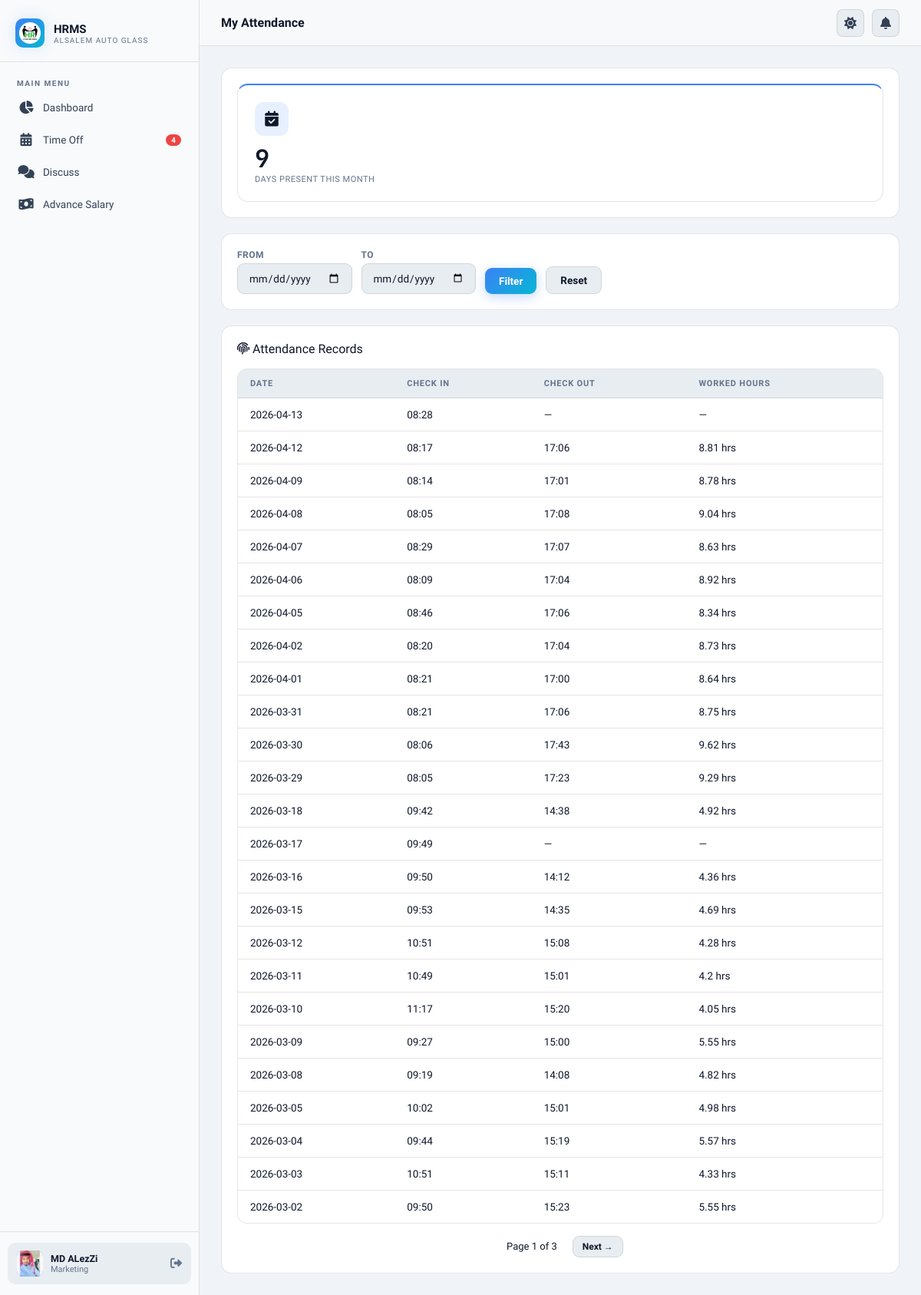
Before: /my-attendance/ (signed in) with the older database file.
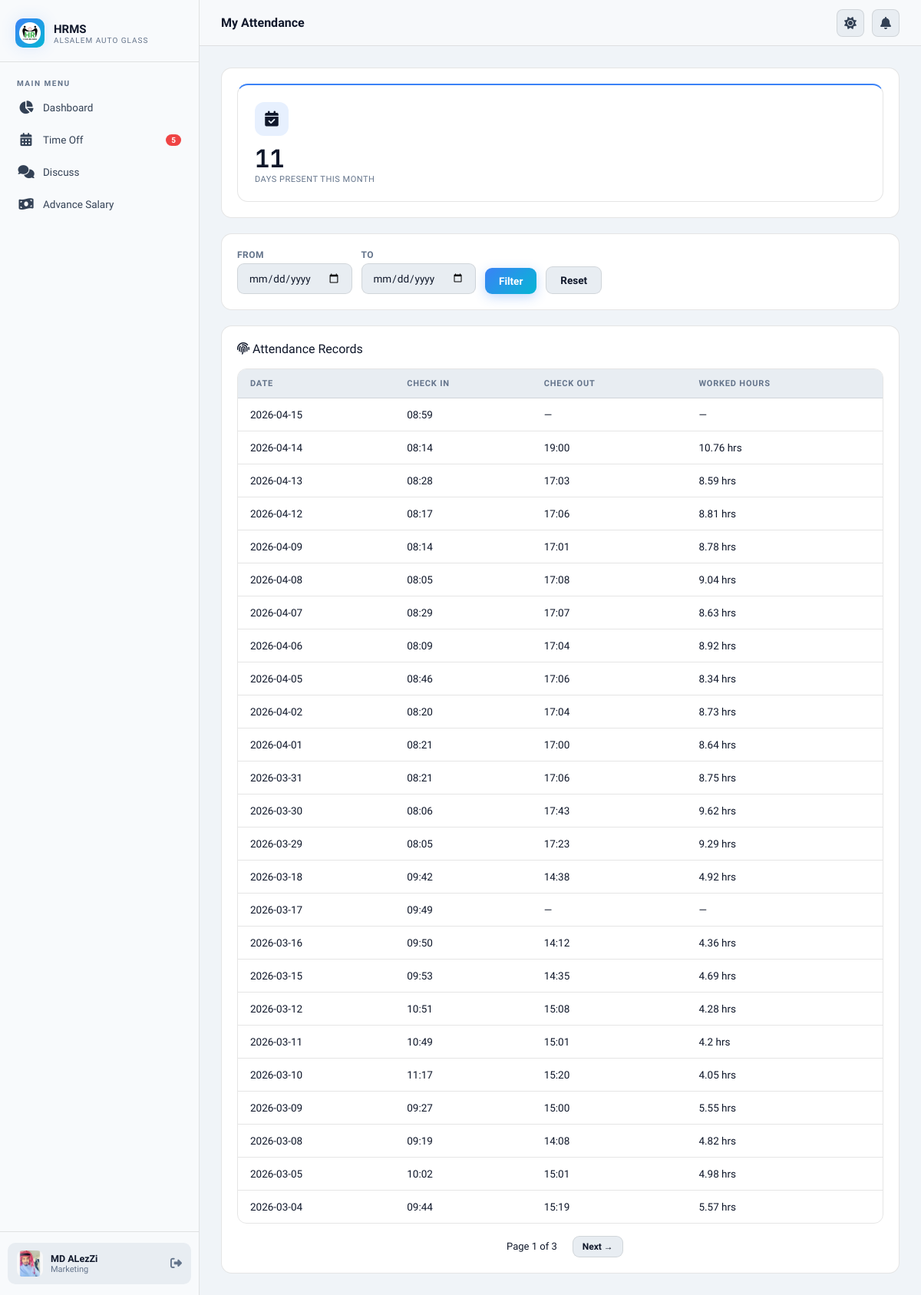
After: the same page with the newer database file.
### core/models.py (models this page shows)
class AttendanceRecord(models.Model):
    employee = models.ForeignKey(
        Employee, on_delete=models.CASCADE, related_name="attendance"
    )
    date = models.DateField()
    check_in = models.DateTimeField(null=True, blank=True)
    check_out = models.DateTimeField(null=True, blank=True)
    source = models.CharField(
        max_length=20,
        choices=[("zkteco", "ZKTeco"), ("manual", "Manual")],
        default="zkteco",
    )
    class Meta:
        unique_together = ("employee", "date")
    @property
    def worked_hours(self):
        if self.check_in and self.check_out:
            delta = self.check_out - self.check_in
            return round(delta.seconds / 3600, 2)
        return 0

### core/views.py (the view)
# urls.py: path("my-attendance/", views.my_attendance, name="my_attendance"),
@login_required
def my_attendance(request):
    employee = request.user
    qs = AttendanceRecord.objects.filter(employee=employee).order_by("-date")
    date_from = request.GET.get("date_from", "").strip()
    date_to = request.GET.get("date_to", "").strip()
    if date_from:
        qs = qs.filter(date__gte=date_from)
    if date_to:
        qs = qs.filter(date__lte=date_to)
    today = timezone.now().date()
    this_month_count = AttendanceRecord.objects.filter(
        employee=employee, date__year=today.year, date__month=today.month
    ).count()
    paginator = Paginator(qs, 25)
    page_obj = paginator.get_page(request.GET.get("page"))
    return render(
        request,
        "attendance/my_attendance.html",
        {
            "page_obj": page_obj,
            "date_from": date_from,
            "date_to": date_to,
            "this_month_count": this_month_count,
            "employee": employee,
        },
    )

### core/context_processors.py (called while the page is built)
def notification_counts(request):
    if request.user.is_authenticated:
        return {
            "pending_count": TimeOffRequest.objects.filter(status="pending").count(),
            "unread_count": Message.objects.filter(
                receiver=request.user, is_read=False
            ).count(),
            "pending_advance_count": (
                AdvanceSalaryRequest.objects.filter(status="pending").count()
                if request.user.is_hr
                else 0
            ),
        }
    return {
        "pending_count": 0,
        "unread_count": 0,
        "pending_advance_count": 0,
    }

### core/models.py (called while the page is built)
    @property
    def is_hr(self):
        return self.role == "hr" or self.is_superuser or self.is_staff

### templates/attendance/my_attendance.html (shortened to what this page needs)
{% extends 'base.html' %}
{% block page_title %}My Attendance{% endblock %}
{% block content %}
<div class="card" style="margin-bottom:20px;">
    <div style="display:flex;align-items:center;gap:16px;flex-wrap:wrap;">
        <div class="stat-card blue" style="flex:1;min-width:160px;">
            <div class="stat-icon blue"><i class="fa-solid fa-calendar-check"></i></div>
            <div class="stat-value">{{ this_month_count }}</div>
            <div class="stat-label">Days Present This Month</div>
        </div>
    </div>
</div>
<div class="card" style="margin-bottom:20px;">
    <form method="get" style="display:flex;gap:12px;flex-wrap:wrap;align-items:flex-end;">
        <div>
            <label style="font-size:12px;color:var(--text3);display:block;margin-bottom:4px;">From</label>
            <input type="date" name="date_from" value="{{ date_from }}" class="form-control">
        </div>
        <div>
            <label style="font-size:12px;color:var(--text3);display:block;margin-bottom:4px;">To</label>
            <input type="date" name="date_to" value="{{ date_to }}" class="form-control">
        </div>
        <button type="submit" class="btn btn-primary">Filter</button>
        <a href="{% url 'my_attendance' %}" class="btn btn-secondary">Reset</a>
    </form>
</div>
<div class="card">
    <div class="section-title"><i class="fa-solid fa-fingerprint"></i> Attendance Records</div>
    {% if page_obj.object_list %}
    <div class="table-wrapper" style="margin-top:16px;">
        <table class="table">
            <thead>
                <tr>
                    <th>Date</th>
                    <th>Check In</th>
                    <th>Check Out</th>
                    <th>Worked Hours</th>
                </tr>
            </thead>
            <tbody>
                {% for att in page_obj %}
                <tr>
                    <td>{{ att.date|date:"Y-m-d" }}</td>
                    <td>{{ att.check_in|date:"H:i"|default:"—" }}</td>
                    <td>{{ att.check_out|date:"H:i"|default:"—" }}</td>
                    <td>
                        {% if att.worked_hours %}
                        {{ att.worked_hours }} hrs
                        {% else %}—{% endif %}
                    </td>
                </tr>
                {% endfor %}
            </tbody>
        </table>
    </div>
    {% if page_obj.has_other_pages %}
    <div style="display:flex;gap:8px;justify-content:center;margin-top:16px;">
        <span style="padding:6px 12px;font-size:13px;">Page {{ page_obj.number }} of {{ page_obj.paginator.num_pages }}
        </span>
        {% if page_obj.has_next %}
        <a href="?page={{ page_obj.next_page_number }}&date_from={{ date_from }}&date_to={{ date_to }}"
            class="btn btn-secondary btn-sm">Next →</a>
        {% endif %}
    </div>
    {% endif %}
    {% else %}
    <div style="text-align:center;padding:40px;color:var(--text3);">
        <i class="fa-solid fa-clock" style="font-size:40px;margin-bottom:12px;display:block;"></i>
        No attendance records found
    </div>
    {% endif %}
</div>
{% endblock %}

### templates/base.html (shortened to what this page needs)
{% load static %}
<!DOCTYPE html>
<html lang="en">
<head>
  <link rel="stylesheet" href="{% static 'css/main.css' %}">
  <link rel="stylesheet" href="https://cdnjs.cloudflare.com/ajax/libs/font-awesome/6.5.0/css/all.min.css">
</head>
<body>
  <div class="app-wrapper">
    <aside class="sidebar" id="sidebar">
      <div class="sidebar-logo">
        <div class="logo-icon">
          <img src="{% static 'img/favicon.png' %}" alt="HRMS Logo"
            style="width: 28px; height: 28px; object-fit: contain;">
        </div>
        <div>
          <div class="logo-text">HRMS</div>
          <div class="logo-sub">AlSalem Auto Glass</div>
        </div>
      </div>
      <nav class="sidebar-nav">
        <div class="nav-label">Main Menu</div>
        <a href="{% url 'dashboard' %}"
          class="nav-item {% if request.resolver_match.url_name == 'dashboard' %}active{% endif %}">
          <span class="nav-icon"><i class="fa-solid fa-chart-pie"></i></span>
          Dashboard
        </a>
        <a href="{% url 'timeoff_list' %}"
          class="nav-item {% if 'timeoff' in request.resolver_match.url_name %}active{% endif %}">
          <span class="nav-icon"><i class="fa-solid fa-calendar-days"></i></span>
          Time Off
          {% if pending_count %}<span class="nav-badge">{{ pending_count }}</span>{% endif %}
        </a>
        <a href="{% url 'discuss' %}"
          class="nav-item {% if 'discuss' in request.resolver_match.url_name %}active{% endif %}">
          <span class="nav-icon"><i class="fa-solid fa-comments"></i></span>
          Discuss
        </a>
        <a href="{% url 'advance_salary_list' %}"
          class="nav-item {% if 'advance' in request.resolver_match.url_name %}active{% endif %}">
          <span class="nav-icon"><i class="fa-solid fa-money-bill-wave"></i></span>
          Advance Salary
        </a>
      </nav>
      <div class="sidebar-footer">
        <div class="user-card">
          <div class="user-avatar">
            {% if request.user.personal_photo %}
            <img src="{{ request.user.personal_photo.url }}" alt="">
            {% else %}
            {{ request.user.full_name|first|upper }}
            {% endif %}
          </div>
          <div>
            <div class="user-name">{{ request.user.full_name|truncatechars:20 }}</div>
            <div class="user-role">{{ request.user.job_title|default:"Employee"|truncatechars:22 }}</div>
          </div>
          <a href="{% url 'logout' %}" style="margin-left:auto;color:var(--text3);font-size:15px;" title="Logout"><i
              class="fa-solid fa-right-from-bracket"></i></a>
        </div>
      </div>
    </aside>
    <div class="main-content">
      <header class="topbar">
        <span class="topbar-title">{% block page_title %}Dashboard{% endblock %}</span>
        <div class="topbar-right">
          <button class="topbar-btn" onclick="toggleTheme()" title="Toggle Theme" id="themeBtn">
            <i id="themeIcon"></i>
          </button>
          <a href="{% url 'discuss' %}" class="topbar-btn" title="Messages"><i class="fa-solid fa-bell"></i></a>
        </div>
      </header>
      <main class="page-content">
        {% block content %}{% endblock %}
      </main>
    </div>
  </div>
  <link href="https://cdn.jsdelivr.net/npm/select2@4.1.0-rc.0/dist/css/select2.min.css" rel="stylesheet" />
</body>
</html>

Changed rows visible on the page:
no longer on this page (row unchanged): AttendanceRecord: date "2026-03-03", check_in "10:51", check_out "15:11", worked_hours "4.33"
no longer on this page (row unchanged): AttendanceRecord: date "2026-03-02", check_in "09:50", check_out "15:23", worked_hours "5.55"
added AttendanceRecord: date "2026-04-15", check_in "08:59", check_out "—"
added AttendanceRecord: date "2026-04-14", check_in "08:14", check_out "19:00", worked_hours "10.76"
changed AttendanceRecord (number 3 of 25 on the later page): check_out "—" → "17:03"; worked_hours (not shown) → "8.59"; check_out "—" → "hrs"
Other visible differences:
{{ pending_count }}: "4" → "5"
{{ this_month_count }}: "9" → "11"
